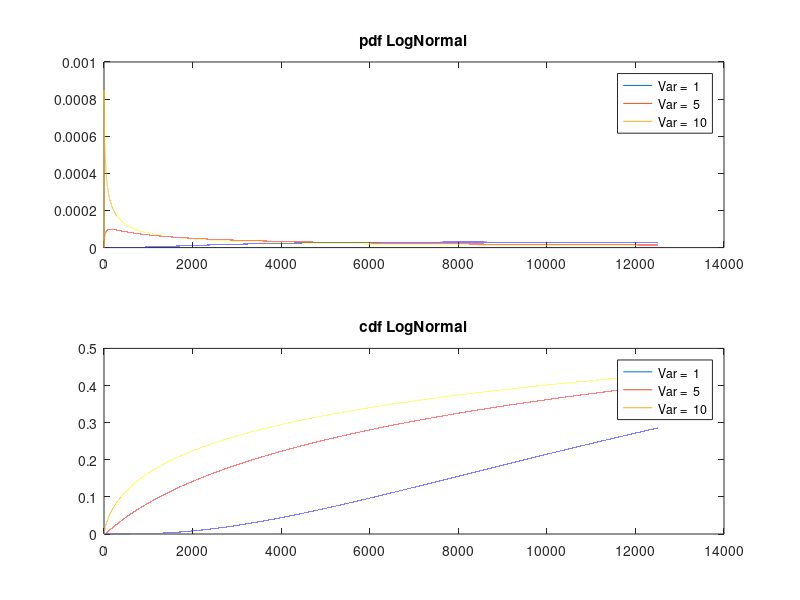
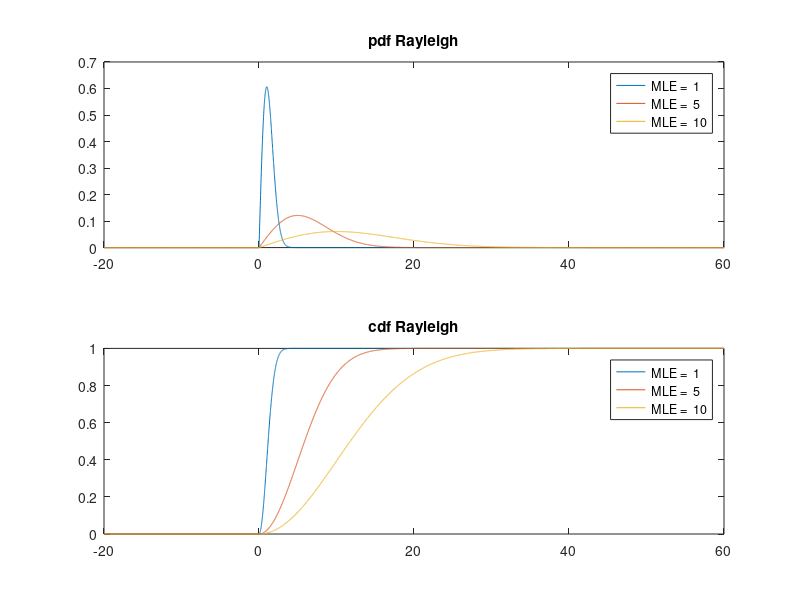

MATLAB code to generate these figures, in order: (Note: this script raises an error after producing the figures.)
clc ; clear ; close all;

%% LOGNORMAL DISTRIBUTION

x = (0:0.1:12500)';
Var=[1 5 10]
figure
chLegend = [];
for i=Var
    pdf = lognpdf(x,10,sqrt(i));
    cdf = logncdf(x,10,sqrt(i));
    subplot(2,1,1);
    plot(x,pdf);
    hold on
    subplot(2,1,2)
    plot(x,cdf)
    hold on
    chLegend = [chLegend; {['Var =  ' num2str(i)]}];
end
subplot(2,1,2);
legend(chLegend);
title('cdf LogNormal')
subplot(2,1,1);
title('pdf LogNormal')
legend(chLegend);

%% RAYLEIGH DISTRIBUTION

x = [-20:0.01:60];
MLE=[1 5 10]
figure
chLegend = [];
for i=MLE
    p = raylpdf(x,i);
    c = raylcdf(x,i);
    subplot(2,1,1);
    plot(x,p);
    hold on
    subplot(2,1,2)
    plot(x,c)
    hold on
    chLegend = [chLegend; {['MLE =  ' num2str(i)]}];
end
subplot(2,1,2);
legend(chLegend);
title('cdf Rayleigh')
subplot(2,1,1);
title('pdf Rayleigh')
legend(chLegend);

%% RICIAN DISTRIBUTION

sigma = [1 5 10]
Noncentrally = [0 5 10]

figure
chLegend = [];
chLegend1 = [];
for i=sigma
    pd = makedist('Rician','s',0,'sigma',i)
    x = (0:0.1:50)';
    y = pdf(pd,x);
    y1 = cdf(pd,x);
    subplot(2,2,1)
    plot(x,y)
    hold on
    chLegend = [chLegend; {['sigma =  ' num2str(i)]}];
    subplot(2,2,2)
    plot(x,y1)
    hold on
    chLegend1 = [chLegend; {['Noncentrality =  ' num2str(0)]}];
end
subplot(2,2,1);
title('pdf Rician')
legend(chLegend);
subplot(2,2,2);
title('cdf Rician')
legend(chLegend1);
for i=Noncentrally
    pd = makedist('Rician','s',i,'sigma',1)
    x = (0:0.1:50)';
    y = pdf(pd,x);
    y1 = cdf(pd,x);
    subplot(2,2,3)
    plot(x,y)
    hold on
    chLegend = [chLegend; {['sigma =  ' num2str(1)]}];
    subplot(2,2,4)
    plot(x,y1)
    hold on
    chLegend1 = [chLegend; {['sigma =  ' num2str(i)]}];
end
subplot(2,2,3);
title('pdf Rician')
legend(chLegend);
subplot(2,2,4);
title('cdf Rician')
legend(chLegend1);

%% Nakagami Distribution


sigma = [1 5 10]

figure
chLegend = [];
chLegend1 = [];
for i=sigma
    pd = makedist('Nakagami','mu',1,'omega',i)
    x = (0:0.01:10)';
    y = pdf(pd,x);
    y1 = cdf(pd,x);
    subplot(2,2,1)
    plot(x,y)
    hold on
    chLegend = [chLegend; {['sigma =  ' num2str(i)]}];
    subplot(2,2,2)
    plot(x,y1)
    hold on
    chLegend1 = [chLegend; {['Noncentrality =  ' num2str(1)]}];
    
    pd = makedist('Nakagami','mu',i,'omega',1)
    y = pdf(pd,x);
    y1 = cdf(pd,x);
    subplot(2,2,3)
    plot(x,y)
    hold on
    chLegend = [chLegend; {['sigma =  ' num2str(1)]}];
    subplot(2,2,4)
    plot(x,y1)
    hold on
    chLegend1 = [chLegend; {['Noncentrality =  ' num2str(i)]}];
end
subplot(2,2,1);
title('pdf Nakagami')
legend(chLegend);
subplot(2,2,2);
title('cdf Nakagami')
legend(chLegend1);

%% Weilbull Distribution



sigma = [1 5 10]

figure
chLegend = [];
chLegend1 = [];
for i=sigma
    pd = makedist('Weibul','a',1,'b',i)
    x = (0:0.01:10)';
    y = pdf(pd,x);
    y1 = cdf(pd,x);
    subplot(2,2,1)
    plot(x,y)
    hold on
    chLegend = [chLegend; {['a =  ' num2str(i)]}];
    subplot(2,2,2)
    plot(x,y1)
    hold on
    
    
    pd = makedist('Weibull','a',i,'b',1)
    y = pdf(pd,x);
    y1 = cdf(pd,x);
    subplot(2,2,3)
    plot(x,y)
    hold on
 
    subplot(2,2,4)
    plot(x,y1)
    hold on
   
end
subplot(2,2,1);
title('pdf weilbull')
legend(chLegend);
subplot(2,2,2);
title('cdf weilbull')
legend(chLegend1);


%% exponencial distribution
sigma = [1 5 10]

figure
chLegend = [];
for i=sigma
    pd = makedist('Exponential','mu',i)
    x = (0:0.1:50)';
    y = pdf(pd,x);
    y1 = cdf(pd,x);
    subplot(2,2,1)
    plot(x,y)
    hold on
    chLegend = [chLegend; {['mu =  ' num2str(i)]}];
    subplot(2,2,2)
    plot(x,y1)
    hold on
    chLegend1 = [chLegend; {['Noncentrality =  ' num2str(0)]}];end
subplot(2,2,1);
title('pdf Exponencial')
legend(chLegend);
subplot(2,2,2);